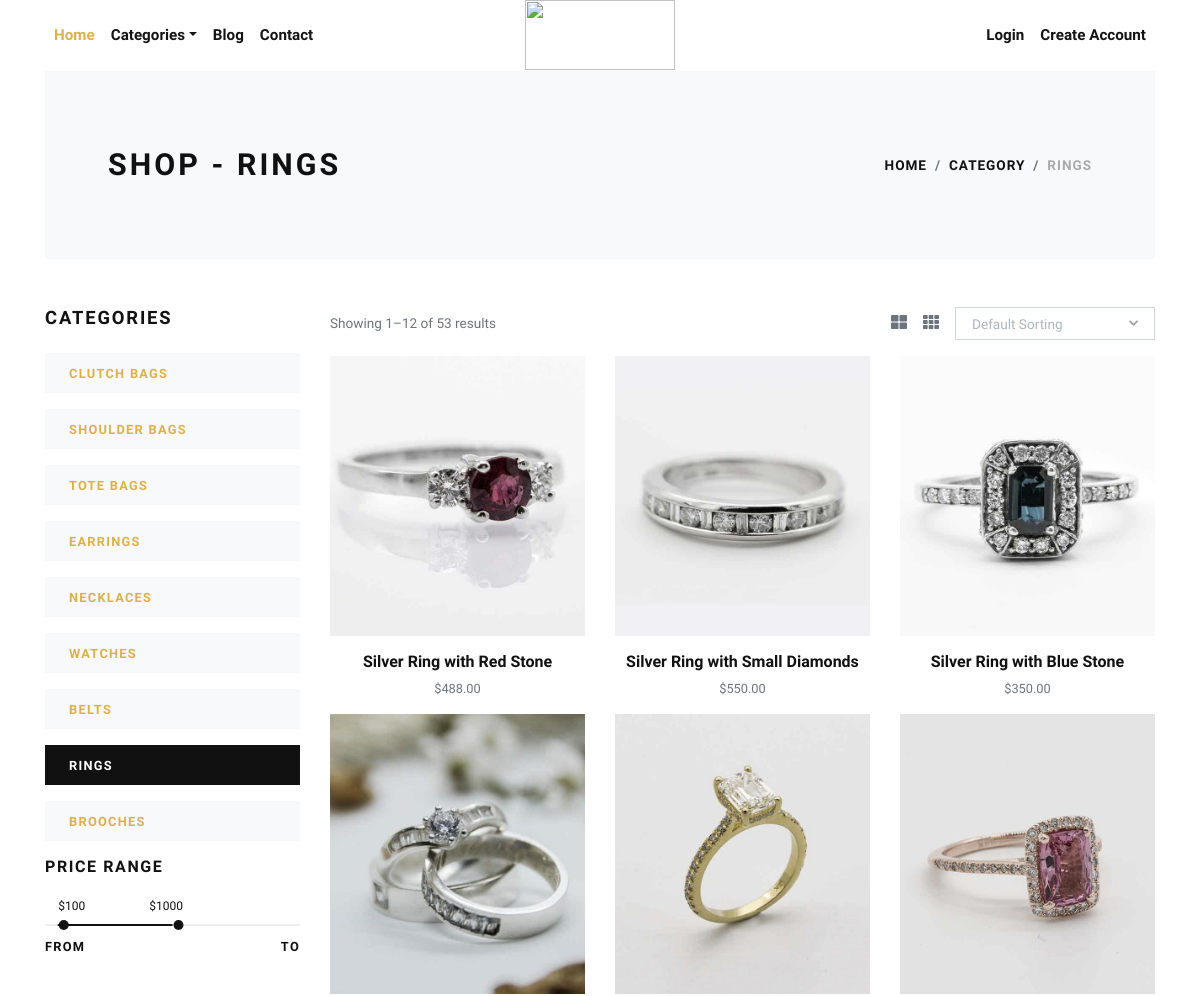
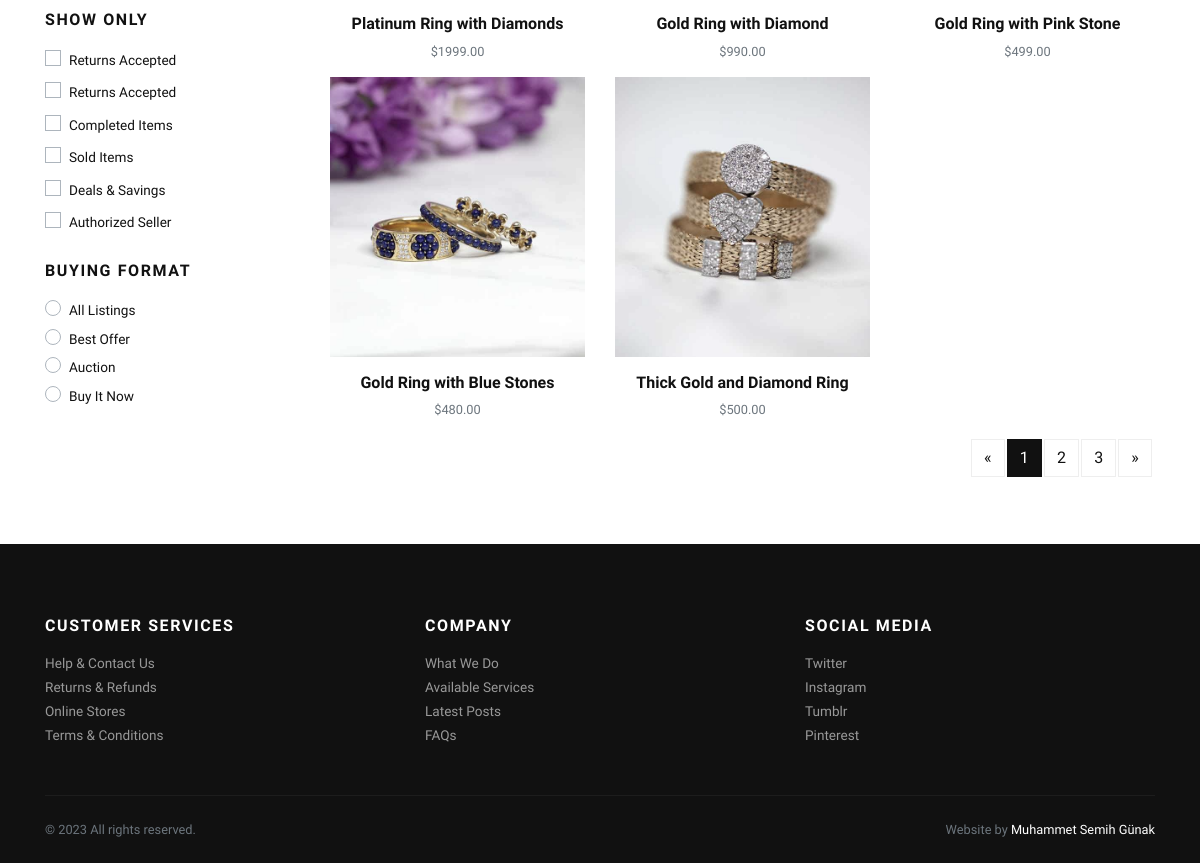
The page /rings/ on the database its author committed (2 pictures, top to bottom).
### store/models.py (models this page shows, shortened)
class Category(models.Model):
    title = models.CharField(max_length=50, verbose_name="Category Title")
    slug = models.SlugField(max_length=55, verbose_name="Category Slug")
    description = models.TextField(blank=True, verbose_name="Category Description")
    category_image = models.ImageField(upload_to='category', blank=True, null=True, verbose_name="Category Image")
    is_active = models.BooleanField(verbose_name="Is Active?")
    is_featured = models.BooleanField(verbose_name="Is Featured?")
    created_at = models.DateTimeField(auto_now_add=True, verbose_name="Created Date")
    updated_at = models.DateTimeField(auto_now=True, verbose_name="Updated Date")
    class Meta:
        verbose_name_plural = 'Categories'
        ordering = ('-created_at', )

class Product(models.Model):
    title = models.CharField(max_length=150, verbose_name="Product Title")
    slug = models.SlugField(max_length=160, verbose_name="Product Slug")
    sku = models.CharField(max_length=255, unique=True, verbose_name="Unique Product ID (SKU)")
    short_description = models.TextField(verbose_name="Short Description")
    detail_description = models.TextField(blank=True, null=True, verbose_name="Detail Description")
    product_image = models.ImageField(upload_to='product', blank=True, null=True, verbose_name="Product Image")
    price = models.DecimalField(max_digits=8, decimal_places=2)
    category = models.ForeignKey(Category, verbose_name="Product Categoy", on_delete=models.CASCADE)
    is_active = models.BooleanField(verbose_name="Is Active?")
    is_featured = models.BooleanField(verbose_name="Is Featured?")
    created_at = models.DateTimeField(auto_now_add=True, verbose_name="Created Date")
    updated_at = models.DateTimeField(auto_now=True, verbose_name="Updated Date")
    class Meta:
        verbose_name_plural = 'Products'
        ordering = ('-created_at', )

### store/views.py (the view)
# urls.py: path('<slug:slug>/', views.category_products, name="category-products"),
def category_products(request, slug):
    category = get_object_or_404(Category, slug=slug)
    products = Product.objects.filter(is_active=True, category=category)
    categories = Category.objects.filter(is_active=True)
    context = {
        'category': category,
        'products': products,
        'categories': categories,
    }
    return render(request, 'store/category_products.html', context)

### templates/store/category_products.html (shortened to what this page needs)
{% extends 'base.html' %}
{% load static %}
    {% block content %}
      <div class="container">
        <section class="py-5 bg-light">
          <div class="container">
            <div class="row px-4 px-lg-5 py-lg-4 align-items-center">
              <div class="col-lg-6">
                <h1 class="h2 text-uppercase mb-0">Shop - {{category.title}}</h1>
              </div>
              <div class="col-lg-6 text-lg-right">
                <nav aria-label="breadcrumb">
                  <ol class="breadcrumb justify-content-lg-end mb-0 px-0">
                    <li class="breadcrumb-item"><a href="{% url 'store:home' %}">Home</a></li>
                    <li class="breadcrumb-item"><a href="{% url 'store:all-categories' %}">Category</a></li>
                    <li class="breadcrumb-item active" aria-current="page">{{category.title}}</li>
                  </ol>
                </nav>
              </div>
            </div>
          </div>
        </section>
        <section class="py-5">
          <div class="container p-0">
            <div class="row">
              <div class="col-lg-3 order-2 order-lg-1">
                <h5 class="text-uppercase mb-4">Categories</h5>
                {% if categories %}
                  {% for cat in categories %}
                    <a href="{% url 'store:category-products' cat.slug %}">
                      <div class="py-2 px-4 {% if category == cat %}bg-dark text-white {% else %}bg-light{% endif %} mb-3">
                        <strong class="small text-uppercase font-weight-bold">{{cat.title}}</strong>
                      </div>
                    </a>
                  {% endfor %}
                {% endif %}
                <h6 class="text-uppercase mb-4">Price range</h6>
                <div class="price-range pt-4 mb-5">
                  <div id="range"></div>
                  <div class="row pt-2">
                    <div class="col-6"><strong class="small font-weight-bold text-uppercase">From</strong></div>
                    <div class="col-6 text-right"><strong class="small font-weight-bold text-uppercase">To</strong></div>
                  </div>
                </div>
                <h6 class="text-uppercase mb-3">Show only</h6>
                <div class="custom-control custom-checkbox mb-1">
                  <label class="custom-control-label text-small" for="customCheck1">Returns Accepted</label>
                </div>
                <div class="custom-control custom-checkbox mb-1">
                  <label class="custom-control-label text-small" for="customCheck2">Returns Accepted</label>
                </div>
                <div class="custom-control custom-checkbox mb-1">
                  <label class="custom-control-label text-small" for="customCheck3">Completed Items</label>
                </div>
                <div class="custom-control custom-checkbox mb-1">
                  <label class="custom-control-label text-small" for="customCheck4">Sold Items</label>
                </div>
                <div class="custom-control custom-checkbox mb-1">
                  <label class="custom-control-label text-small" for="customCheck5">Deals &amp; Savings</label>
                </div>
                <div class="custom-control custom-checkbox mb-4">
                  <label class="custom-control-label text-small" for="customCheck6">Authorized Seller</label>
                </div>
                <h6 class="text-uppercase mb-3">Buying format</h6>
                <div class="custom-control custom-radio">
                  <label class="custom-control-label text-small" for="customRadio1">All Listings</label>
                </div>
                <div class="custom-control custom-radio">
                  <label class="custom-control-label text-small" for="customRadio2">Best Offer</label>
                </div>
                <div class="custom-control custom-radio">
                  <label class="custom-control-label text-small" for="customRadio3">Auction</label>
                </div>
                <div class="custom-control custom-radio">
                  <label class="custom-control-label text-small" for="customRadio4">Buy It Now</label>
                </div>
              </div>
              <div class="col-lg-9 order-1 order-lg-2 mb-5 mb-lg-0">
                <div class="row mb-3 align-items-center">
                  <div class="col-lg-6 mb-2 mb-lg-0">
                    <p class="text-small text-muted mb-0">Showing 1–12 of 53 results</p>
                  </div>
                  <div class="col-lg-6">
                    <ul class="list-inline d-flex align-items-center justify-content-lg-end mb-0">
                      <li class="list-inline-item text-muted mr-3"><a class="reset-anchor p-0" href="#"><i class="fas fa-th-large"></i></a></li>
                      <li class="list-inline-item text-muted mr-3"><a class="reset-anchor p-0" href="#"><i class="fas fa-th"></i></a></li>
                      <li class="list-inline-item">
                      </li>
                    </ul>
                  </div>
                </div>
                <div class="row">
                  {% if products %}
                    {% for product in products %}
                      <div class="col-lg-4 col-sm-6">
                        <div class="product text-center">
                          <div class="mb-3 position-relative">
                            <a class="d-block" href="{% url 'store:product-detail' product.slug %}">
                              {% if product.product_image %}
                                <img class="img-fluid w-100" src="{{product.product_image.url}}" alt="{{product.title}}">
                              {% else %}
                                <img class="img-fluid w-100" src="{% static 'img/product-1.jpg' %}" alt="{{product.title}}">
                              {% endif %}
                            </a>
                          </div>
                          <h6> <a class="reset-anchor" href="{% url 'store:product-detail' product.slug %}">{{product.title}}</a></h6>
                          <p class="small text-muted">${{product.price}}</p>
                        </div>
                      </div>
                    {% endfor %}
                  {% endif %}
                </div>
                <nav aria-label="Page navigation example">
                  <ul class="pagination justify-content-center justify-content-lg-end">
                    <li class="page-item"><a class="page-link" href="#" aria-label="Previous"><span aria-hidden="true">«</span></a></li>
                    <li class="page-item active"><a class="page-link" href="#">1</a></li>
                    <li class="page-item"><a class="page-link" href="#">2</a></li>
                    <li class="page-item"><a class="page-link" href="#">3</a></li>
                    <li class="page-item"><a class="page-link" href="#" aria-label="Next"><span aria-hidden="true">»</span></a></li>
                  </ul>
                </nav>
              </div>
            </div>
          </div>
        </section>
      </div>
      {% endblock content %}

### templates/base.html (shortened to what this page needs)
{% load static %}
<!DOCTYPE html>
<html>
  <head>
    <link href="https://cdn.jsdelivr.net/npm/bootstrap@5.3.1/dist/css/bootstrap.min.css" rel="stylesheet">
    <link rel="stylesheet" href="{% static 'vendor/bootstrap/css/bootstrap.min.css' %}">
    <link rel="stylesheet" href="{% static 'vendor/lightbox2/css/lightbox.min.css' %}">
    <link rel="stylesheet" href="{% static 'vendor/nouislider/nouislider.min.css' %}">
    <link rel="stylesheet" href="{% static 'vendor/bootstrap-select/css/bootstrap-select.min.css' %}">
    <link rel="stylesheet" href="{% static 'vendor/owl.carousel2/assets/owl.carousel.min.css' %}">
    <link rel="stylesheet" href="{% static 'vendor/owl.carousel2/assets/owl.theme.default.css' %}">
    <link rel="stylesheet" href="{% static 'css/style.default.css' %}" id="theme-stylesheet">
    <link rel="stylesheet" href="{% static 'css/custom.css' %}">
  </head>
  <body>
    <div class="page-holder">
      {% include 'navbar.html' %}
      {% block content %}
      {% endblock content %}
      {% include 'footer.html' %}
      {% include 'scripts.html' %}

### templates/navbar.html (shortened to what this page needs)
{% load static %}
      <header class="header bg-white">
        <div class="container px-0 px-lg-3">
          <nav class="navbar navbar-expand-lg navbar-light py-3 px-lg-0"><a class="navbar-brand" href="{% url 'store:home' %}"><img src="{% static 'img/logo5.png' %}" width="150" height="70"/></a>
            <div class="collapse navbar-collapse" id="navbarSupportedContent">
              <ul class="navbar-nav mr-auto">
                <li class="nav-item">
                  <a class="nav-link active" href="{% url 'store:home' %}">Home</a>
                </li>
                <li class="nav-item dropdown"><a class="nav-link dropdown-toggle" id="pagesDropdown" href="#" data-toggle="dropdown" aria-haspopup="true" aria-expanded="false">Categories</a>
                </li>
                <li class="nav-item">
                  <a class="nav-link" href="{% url 'store:home' %}">Blog</a>
                </li>
                <li class="nav-item">
                  <a class="nav-link" href="{% url 'store:home' %}">Contact</a>
                </li>
              </ul>
              <ul class="navbar-nav ml-auto">
                {% if request.user.is_authenticated %}
                  <li class="nav-item"><a class="nav-link" href="{% url 'store:cart' %}"> <i class="fas fa-dolly-flatbed mr-1 text-gray"></i>Cart<small class="text-gray">({{cart_items.count}})</small></a></li>
                  <li class="nav-item"><a class="nav-link" href="#"> <i class="far fa-heart mr-1"></i><small class="text-gray"> (0)</small></a></li>
                  {% comment %} <li class="nav-item"><a class="nav-link" href="#"> <i class="fas fa-user-alt mr-1 text-gray"></i>My Account</a></li> {% endcomment %}
                  <li class="nav-item dropdown"><a class="nav-link dropdown-toggle" id="pagesDropdown" href="#" data-toggle="dropdown" aria-haspopup="true" aria-expanded="false"><i class="fas fa-user-alt mr-1 text-gray"></i>My Account</a></a>
                  <div class="dropdown-menu mt-3" aria-labelledby="pagesDropdown">
                      <a class="dropdown-item border-0 transition-link" href="{% url 'store:profile' %}">Profile</a>
                      <a class="dropdown-item border-0 transition-link" href="{% url 'store:cart' %}">Cart</a>
                      <a class="dropdown-item border-0 transition-link" href="{% url 'store:orders' %}">Orders</a>
                      <a class="dropdown-item border-0 transition-link" href="{% url 'store:password-change' %}">Change Password</a>
                    <hr>
                    <a class="dropdown-item border-0 transition-link" href="{% url 'store:logout' %}">Log Out</a>
                </li>
                {% else %}
                  <li class="nav-item"><a class="nav-link" href="{% url 'store:login' %}">Login</a></li>
                  <li class="nav-item"><a class="nav-link" href="{% url 'store:register' %}">Create Account</a></li>
                {% endif %}
              </ul>
            </div>
          </nav>
        </div>
      </header>

### templates/footer.html
<footer class="bg-dark text-white">
        <div class="container py-4">
          <div class="row py-5">
            <div class="col-md-4 mb-3 mb-md-0">
              <h6 class="text-uppercase mb-3">Customer services</h6>
              <ul class="list-unstyled mb-0">
                <li><a class="footer-link" href="#">Help &amp; Contact Us</a></li>
                <li><a class="footer-link" href="#">Returns &amp; Refunds</a></li>
                <li><a class="footer-link" href="#">Online Stores</a></li>
                <li><a class="footer-link" href="#">Terms &amp; Conditions</a></li>
              </ul>
            </div>
            <div class="col-md-4 mb-3 mb-md-0">
              <h6 class="text-uppercase mb-3">Company</h6>
              <ul class="list-unstyled mb-0">
                <li><a class="footer-link" href="#">What We Do</a></li>
                <li><a class="footer-link" href="#">Available Services</a></li>
                <li><a class="footer-link" href="#">Latest Posts</a></li>
                <li><a class="footer-link" href="#">FAQs</a></li>
              </ul>
            </div>
            <div class="col-md-4">
              <h6 class="text-uppercase mb-3">Social media</h6>
              <ul class="list-unstyled mb-0">
                <li><a class="footer-link" href="#">Twitter</a></li>
                <li><a class="footer-link" href="#">Instagram</a></li>
                <li><a class="footer-link" href="#">Tumblr</a></li>
                <li><a class="footer-link" href="#">Pinterest</a></li>
              </ul>
            </div>
          </div>
          <div class="border-top pt-4" style="border-color: #1d1d1d !important">
            <div class="row">
              <div class="col-lg-6">
                <p class="small text-muted mb-0">&copy; 2023 All rights reserved.</p>
              </div>
              <div class="col-lg-6 text-lg-right">
                <p class="small text-muted mb-0">Website by <a class="text-white reset-anchor" href="#" target="_blank">Muhammet Semih Günak</a></p>
              </div>
            </div>
          </div>
        </div>
      </footer>

### templates/scripts.html (shortened to what this page needs)
{% load static %}
      <link rel="stylesheet" href="https://use.fontawesome.com/releases/v5.7.1/css/all.css">
    </div>
  </body>
</html>

### rows shown on the page
Category: title "RINGS"
Category: title "CLUTCH BAGS"
Category: title "SHOULDER BAGS"
Category: title "TOTE BAGS"
Category: title "EARRINGS"
Category: title "NECKLACES"
Category: title "WATCHES"
Category: title "BELTS"
Category: title "BROOCHES"
Product: product_image (picture), title "Silver Ring with Red Stone", price "488.00"
Product: product_image (picture), title "Silver Ring with Small Diamonds", price "550.00"
Product: product_image (picture), title "Silver Ring with Blue Stone", price "350.00"
Product: product_image (picture), title "Platinum Ring with Diamonds", price "1999.00"
Product: product_image (picture), title "Gold Ring with Diamond", price "990.00"
Product: product_image (picture), title "Gold Ring with Pink Stone", price "499.00"
Product: product_image (picture), title "Gold Ring with Blue Stones", price "480.00"
Product: product_image (picture), title "Thick Gold and Diamond Ring", price "500.00"
